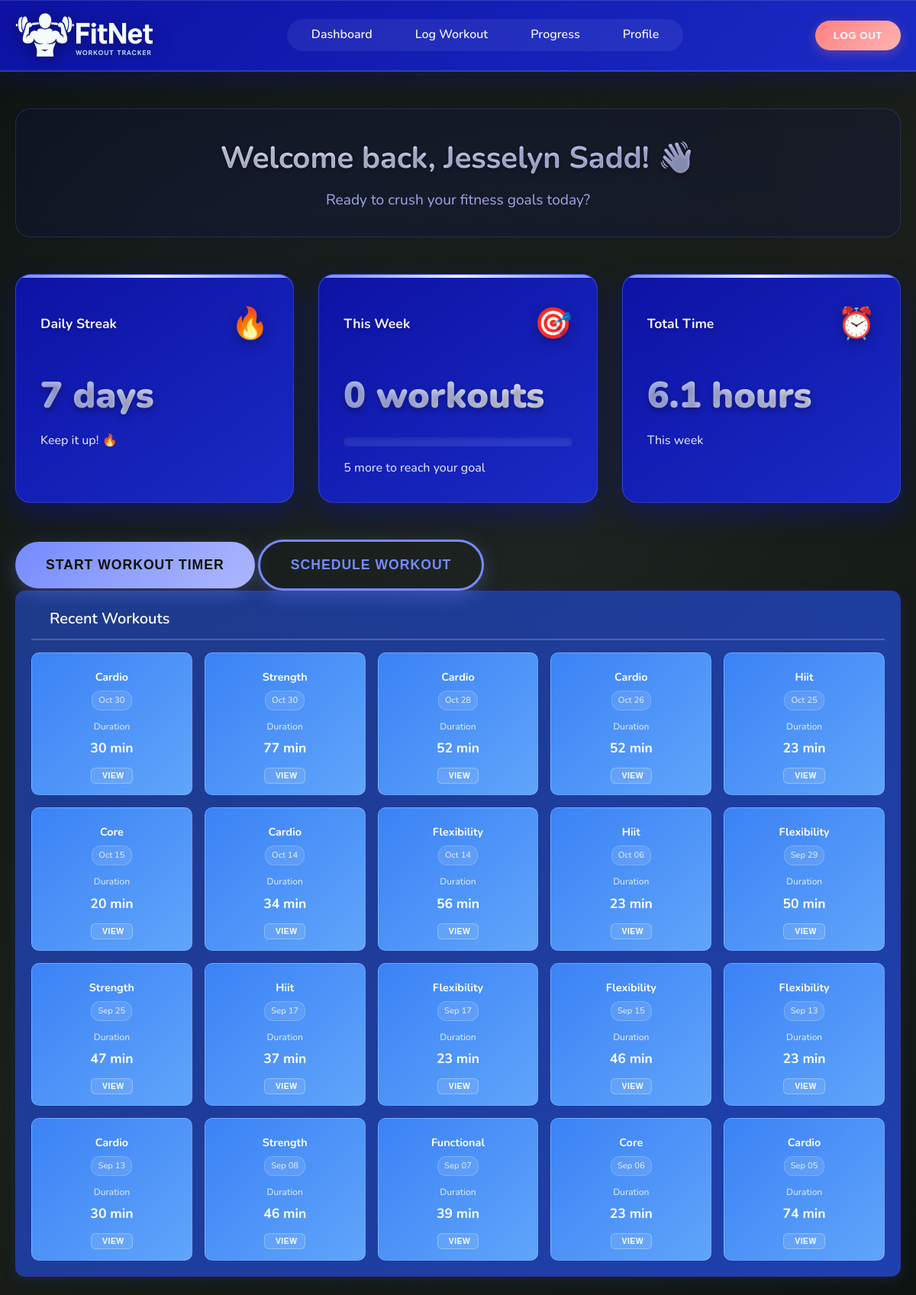
The app's page /dashboard (signed in), older data.
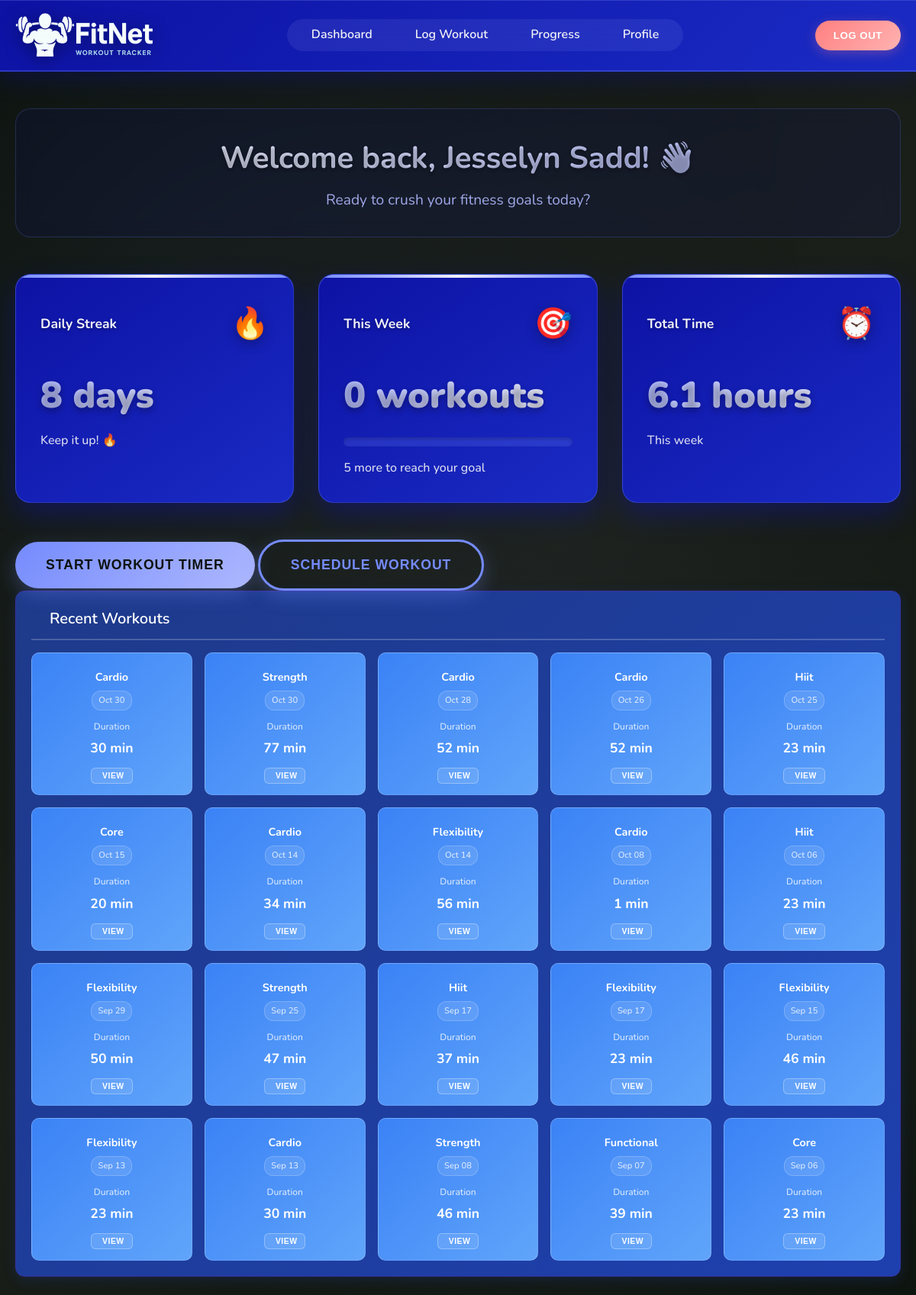
The same page, newer data.
### tables this page shows
CREATE TABLE "Workouts" (
                workout_id INTEGER PRIMARY KEY AUTOINCREMENT,
                user_id INTEGER NOT NULL,
                workout_type TEXT NOT NULL,
                start_time DATETIME,
                end_time DATETIME,
                duration_min INTEGER,
                calories_burned INTEGER,
                FOREIGN KEY (user_id) REFERENCES Users(user_id)
            );

### main.py (the view)
@app.route('/dashboard', methods=['GET'])
def dashboard():
    if 'user_id' not in session:
        return redirect(url_for('login'))
    print(f"DEBUG: Dashboard - session user_id: {session.get('user_id')}, session name: {session.get('name')}")  # Debug line
    conn = get_db_connection()
    user_data = conn.execute(
        'SELECT first_name, surname, email FROM Users WHERE user_id = ?',
        (session['user_id'],)
    ).fetchone()
    print(f"DEBUG: User data from DB: {dict(user_data) if user_data else 'None'}")  # Debug line
    if session.get('name') and session.get('name') != 'User':
        full_name = session.get('name')
    elif user_data and user_data['first_name'] and user_data['surname']:
        full_name = f"{user_data['first_name']} {user_data['surname']}"
        session['name'] = full_name
    else:
        full_name = "User"
    print(f"DEBUG: Final full_name: {full_name}")  # Debug line
    streak_query = '''
        SELECT COUNT(*) as streak FROM (
            SELECT DATE(start_time) as workout_date
            FROM Workouts
            WHERE user_id = ?
            GROUP BY workout_date
            ORDER BY workout_date DESC
        )
        WHERE workout_date >= DATE('now', '-6 days')
    '''
    streak_result = conn.execute(streak_query, (session['user_id'],)).fetchone()
    daily_streak = streak_result['streak'] if streak_result else 0
    weekly_workouts_query = (
        'SELECT COUNT(*) FROM Workouts '
        'WHERE user_id = ? AND start_time >= DATE("now", "-6 days")'
    )
    weekly_workouts = conn.execute(weekly_workouts_query, (session['user_id'],)).fetchone()[0]
    total_time_query = '''
        SELECT SUM(duration_min) FROM Workouts
        WHERE user_id = ? AND start_time >= DATE('now', '-6 days')
    '''
    total_time = conn.execute(total_time_query, (session['user_id'],)).fetchone()[0] or 0
    total_time_hours = total_time / 60
    recent_workouts_query = '''
        SELECT workout_id, workout_type, start_time, duration_min
        FROM Workouts
        WHERE user_id = ?
        ORDER BY start_time DESC
        LIMIT 20
    '''
    recent_workouts_raw = conn.execute(recent_workouts_query, (session['user_id'],)).fetchall()
    recent_workouts = []
    for workout in recent_workouts_raw:
        workout_dict = dict(workout)
        if workout_dict['start_time']:
            try:
                from datetime import datetime
                workout_dict['start_time'] = datetime.strptime(workout_dict['start_time'], '%Y-%m-%d %H:%M:%S')
            except (ValueError, TypeError):
                workout_dict['start_time'] = None
        try:
            workout_dict['duration_min'] = int(workout_dict['duration_min']) if workout_dict['duration_min'] else 0
        except (ValueError, TypeError):
            workout_dict['duration_min'] = 0
        try:
            workout_dict['workout_id'] = int(workout_dict['workout_id']) if workout_dict['workout_id'] else 0
        except (ValueError, TypeError):
            workout_dict['workout_id'] = 0
        recent_workouts.append(workout_dict)
    conn.close()
    return render_template(
        'dashboard.html',
        user=user_data,
        full_name=full_name,
        daily_streak=daily_streak,
        weekly_workouts=weekly_workouts,
        total_time=total_time,
        total_time_hours=total_time_hours,
        recent_workouts=recent_workouts
    )

### main.py (called while the page is built)
def get_db_connection():
    conn = sqlite3.connect('database/data_source.db')
    conn.row_factory = sqlite3.Row
    return conn

### templates/dashboard.html (shortened to what this page needs)
<!DOCTYPE html>
<html lang="en">
<head>
  <link rel="stylesheet" href="static/css/dashboard.css">
</head>
<body>
  <header class="header">
    <div class="container">
      <div class="logo">
        <img src="static/images/FitNet Logo.png" alt="FitNet Logo">
      </div>
      <nav class="navigation">
        <ul>
          <li><a href="/dashboard">Dashboard</a></li>
          <li><a href="/log-workout">Log Workout</a></li>
          <li><a href="/progress">Progress</a></li>
          <li><a href="/profile">Profile</a></li>
        </ul>
      </nav>
      <div class="actions">
        <button class="logout logout-light-red" onclick="window.location.href='/logout'">Log Out</button>
      </div>
    </div>
  </header>
  <main class="container">
    <div class="welcome-section">
      <h2>Welcome back, {{ full_name }}! 👋</h2>
      <p>Ready to crush your fitness goals today?</p>
    </div>
    <div class="stats-cards">
      <div class="card">
        <div class="card-header">
          <span>Daily Streak</span>
          <span class="icon flame">🔥</span>
        </div>
        <div class="card-content">
          <div class="value">{{ daily_streak }} days</div>
          <p>Keep it up! 🔥</p>
        </div>
      </div>
      <div class="card">
        <div class="card-header">
          <span>This Week</span>
          <span class="icon target">🎯</span>
        </div>
        <div class="card-content">
          <div class="value">{{ weekly_workouts }} workouts</div>
          <div class="progress-bar">
          </div>
          <p>{{ 5-weekly_workouts if weekly_workouts < 5 else 0 }} more to reach your goal</p>
        </div>
      </div>
      <div class="card">
        <div class="card-header">
          <span>Total Time</span>
          <span class="icon clock">⏰</span>
        </div>
        <div class="card-content">
          <div class="value">{{ "%.1f"|format(total_time_hours) }} hours</div>
          <p>This week</p>
        </div>
      </div>
    </div>
    <div class="quick-actions">
      <button id="start-workout-btn" class="start-workout" onclick="window.location.href='/log-workout?autostart=true'">Start Workout Timer</button>
      <button class="schedule-workout">Schedule Workout</button>
    </div>
    <div class="recent-workouts-section">
        <div class="section-header">
            <h3> Recent Workouts</h3>
        </div>
        <div class="workouts-container">
            {% if recent_workouts %}
                {% for workout in recent_workouts %}
                <div class="workout-card">
                    <div class="workout-header">
                        <div class="workout-type">
                            <span class="workout-name">{{ workout.workout_type|title }}</span>
                        </div>
                        <div class="workout-date">
                            {{ workout.start_time.strftime('%b %d') if workout.start_time else 'Recently' }}
                        </div>
                    </div>
                    <div class="workout-details">
                        <div class="workout-stat">
                            <span class="stat-label">Duration</span>
                            <span class="stat-value">{{ workout.duration_min }} min</span>
                        </div>
                    </div>
                    <div class="workout-actions">
                        <button class="btn btn-outline btn-sm" onclick="viewWorkoutDetails({{ workout.workout_id if workout.workout_id else 0 }})">
                             View
                        </button>
                    </div>
                </div>
                {% endfor %}
            {% endif %}
        </div>
    </div>
  </main>
</body>
</html>

### templates/dashboard.html (style rules this page uses)
.recent-workouts-section { background: linear-gradient(135deg, #1e3a8a 0%, #1e40af 100%); border-radius: 12px; padding: 20px; box-shadow: 0 4px 15px rgba(30, 58, 138, 0.3); margin-bottom: 24px; border: 1px solid #3730a3; }
.section-header { display: flex; justify-content: space-between; align-items: center; margin-bottom: 16px; padding-bottom: 10px; border-bottom: 2px solid rgba(255, 255, 255, 0.2); }
.section-header h3 { margin: 0; color: white; font-size: 1.25rem; font-weight: 600; }
.workouts-container { display: flex; gap: 16px; flex-wrap: wrap; }
.workout-card { background: linear-gradient(135deg, #3b82f6 0%, #60a5fa 100%); border: 1px solid rgba(255, 255, 255, 0.2); border-radius: 10px; padding: 14px; transition: all 0.3s ease; position: relative; flex: 1; min-width: 180px; max-width: 220px; color: white; }
.workout-header { display: flex; flex-direction: column; align-items: center; text-align: center; margin-bottom: 12px; }
.workout-type { display: flex; flex-direction: column; align-items: center; font-weight: 600; color: white; margin-bottom: 6px; }
.workout-name { font-size: 0.9rem; font-weight: 700; }
.workout-date { font-size: 0.7rem; color: rgba(255, 255, 255, 0.8); font-weight: 500; background: rgba(255, 255, 255, 0.1); padding: 3px 8px; border-radius: 12px; border: 1px solid rgba(255, 255, 255, 0.2); }
.workout-details { margin-bottom: 12px; text-align: center; }
.workout-stat { display: flex; flex-direction: column; align-items: center; gap: 4px; }
.stat-label { color: rgba(255, 255, 255, 0.8); font-size: 0.75rem; font-weight: 500; }
.stat-value { font-weight: 700; color: white; font-size: 1.1rem; }
.workout-actions { display: flex; justify-content: center; }
.btn { padding: 6px 12px; border: none; border-radius: 6px; cursor: pointer; text-decoration: none; display: inline-flex; align-items: center; gap: 4px; font-size: 0.7rem; font-weight: 600; transition: all 0.3s ease; text-transform: uppercase; letter-spacing: 0.5px; }
.btn-sm { padding: 4px 10px; font-size: 0.65rem; }
.btn-outline { background-color: rgba(255, 255, 255, 0.1); border: 1.5px solid rgba(255, 255, 255, 0.3); color: white; }

Row changes from the older to the newer data that the page shows:
no longer on this page (row unchanged): Workouts: workout_type "Cardio", start_time "Sep 05", duration_min "74"
added Workouts: workout_type "Cardio", start_time "Oct 08", duration_min "1"
Text that changed along with them:
{{ daily_streak }}: "7" → "8"
